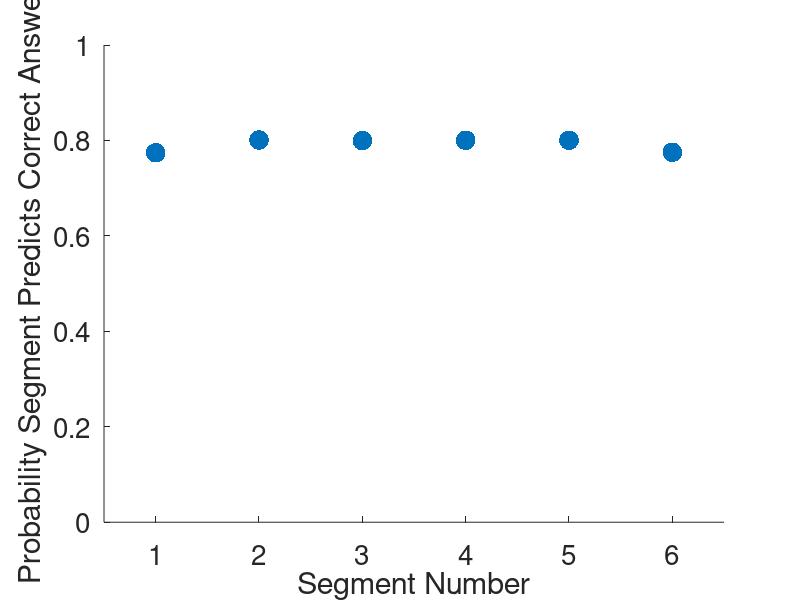

MATLAB code to generate this figure:
function simSegmentSubsets()
%simSegmentSubsets.m Simulates prediction of correct answer for a given set
%of maze patterns and probabilities
%
%ASM 11/13

%%%%%%%%%%%%%%PARAMETERS%%%%%%%%%%%%%%%%%%%%%%%%%%%%

%OPTION 1 - underweights 3/4
% %specify patterns to test
%        %segment 1 2 3 4 5 6
% mazePatterns = [1 1 1 1 1 1;... %6-0 a
%                 0 1 1 1 1 1;... %5-1 b
%                 1 1 0 1 1 1;... %5-1 c
%                 1 0 1 0 1 1;... %4-2 d
%                 1 1 1 1 0 0;... %4-2 e
%                 1 1 0 0 1 1;... %4-2 f
%                 1 1 1 0 0 0;... %3-3 g
%                 1 0 1 0 1 0];   %3-3 h
%             
% %specify probabilities
% mazeProbs = [0.250;...  %a
%              0.125;...  %b
%              0.125;...  %c
%              0.25/3;... %d
%              0.25/3;... %e
%              0.25/3;... %f
%              0.125;...  %g
%              0.125];    %h
       

% %OPTION 2 - CLOSER, BUT SPLITS UP 4-2 TOO MUCH
% %specify patterns to test
%        %segment 1 2 3 4 5 6
% mazePatterns = [1 1 1 1 1 1;... %6-0 a
%                 0 1 1 1 1 1;... %5-1 b
%                 1 1 0 1 1 1;... %5-1 c
%                 1 0 1 0 1 1;... %4-2 d
%                 1 1 1 1 0 0;... %4-2 e
%                 1 1 1 0 0 1;... %4-2 f
%                 1 0 0 1 1 1;... %4-2 g
%                 1 1 1 0 0 0;... %3-3 h
%                 1 0 1 0 1 0];   %3-3 i
%             
% %specify probabilities
% mazeProbs = [0.25/1;...  %a
%              0.25/2;...  %b
%              0.25/2;...  %c
%              0.25/4;...  %d
%              0.25/4;...  %e
%              0.25/4;...  %f
%              0.25/4;...  %g
%              0.25/2;...  %h
%              0.25/2];    %i
         
% %OPTION 3 - CLOSER, BUT HARMS 4/5 TOO MUCH
% %specify patterns to test
%        %segment 1 2 3 4 5 6
% mazePatterns = [1 1 1 1 1 1;... %6-0 a
%                 0 1 1 1 1 1;... %5-1 b
%                 1 1 1 1 0 1;... %5-1 c
%                 1 0 1 0 1 1;... %4-2 d
%                 1 1 1 1 0 0;... %4-2 e
%                 1 1 0 0 1 1;... %4-2 f
%                 1 1 1 0 0 0;... %3-3 g
%                 1 0 1 0 1 0];   %3-3 h
%             
% %specify probabilities
% mazeProbs = [0.25/1;...  %a
%              0.25/2;...  %b
%              0.25/2;...  %c
%              0.25/3;...  %d
%              0.25/3;...  %e
%              0.25/3;...  %f
%              0.25/2;...  %g
%              0.25/2];    %h
         
%OPTION 4 - MAYBE THE BEST, DOESN'T HAVE A MIDDLE 5-1 (16 CONDITIONS)
%specify patterns to test
       %segment 1 2 3 4 5 6
mazePatterns = [1 1 1 1 1 1;... %6-0 a
                0 1 1 1 1 1;... %5-1 b
                1 1 1 1 1 0;... %5-1 c
                1 0 1 1 0 1;... %4-2 d
                1 1 0 0 1 1;... %4-2 f
                1 1 1 0 0 0;... %3-3 g
                1 0 1 0 1 0];   %3-3 h
            
%specify probabilities
mazeProbs = [0.30/1;...  %a
             0.30/2;...  %b
             0.30/2;...  %c
             0.25/2;...  %d
             0.25/2;...  %f
             0.15/2;...  %g
             0.15/2];    %h
         
% %OPTION 5 - ADDS A CONDITION, PROBABLY NOT
% %specify patterns to test
%        %segment 1 2 3 4 5 6
% mazePatterns = [1 1 1 1 1 1;... %6-0 a
%                 0 1 1 1 1 1;... %5-1 b
%                 1 1 1 1 1 0;... %5-1 c
%                 1 1 0 1 1 1;... %5-1 d
%                 1 0 1 0 1 1;... %4-2 e
%                 1 0 1 1 0 1;... %4-2 f
%                 1 1 0 0 1 1;... %4-2 g
%                 1 1 1 0 0 0;... %3-3 h
%                 1 0 1 0 1 0];   %3-3 i
%             
% %specify probabilities
% mazeProbs = [0.25/1;...  %a
%              0.25/3;...  %b
%              0.25/3;...  %c
%              0.25/3;...  %d
%              0.25/3;...  %e
%              0.25/3;...  %f
%              0.25/3;...  %g
%              0.25/2;...  %h
%              0.25/2];    %i

nTrials = 1e6;
%%%%%%%%%%%%%%%%%%%%%%FUNCTION%%%%%%%%%%%%%%%%%%%%%%%%

%convert to logical
mazePatterns = logical(mazePatterns);

%duplicate for opposite side
mazePatterns = cat(1,mazePatterns,~mazePatterns);
mazeProbs = repmat(mazeProbs/2,2,1);

%check to make sure probabilities add up to 1
if sum(mazeProbs) < 0.99999999 || sum(mazeProbs) > 1.0000000001
    error('Maze probabilities do not add up to 1');
end

%get parameters
nMazes = length(mazeProbs);
nSeg = size(mazePatterns,2);

%generate trial types
trialTypes = randsample(length(mazeProbs),nTrials,true,mazeProbs);

%get trial patterns
trialPatterns = mazePatterns(trialTypes,:);

%get correct answers
correctTurns = sum(trialPatterns,2);
correctTurns(correctTurns < nSeg/2) = 0;
correctTurns(correctTurns > nSeg/2) = 1;
correctTurns(correctTurns == nSeg/2) = randi([0 1],sum(correctTurns...
    == nSeg/2),1);

%determine whether each segment agrees with correct turn
segPredict = trialPatterns == repmat(correctTurns,1,nSeg);

%get probabilities
probPredict = sum(segPredict)/size(segPredict,1);

%plot histogram
figH = figure;
scatter(1:nSeg,probPredict,'bo','filled','SizeData',200);
ylabel('Probability Segment Predicts Correct Answer','FontSize',25);
xlabel('Segment Number','FontSize',25);
set(gca,'XTick',0:6,'FontSize',20);
ylim([0 1]);
xlim([0.5 nSeg + 0.5]);



    
    
                
                